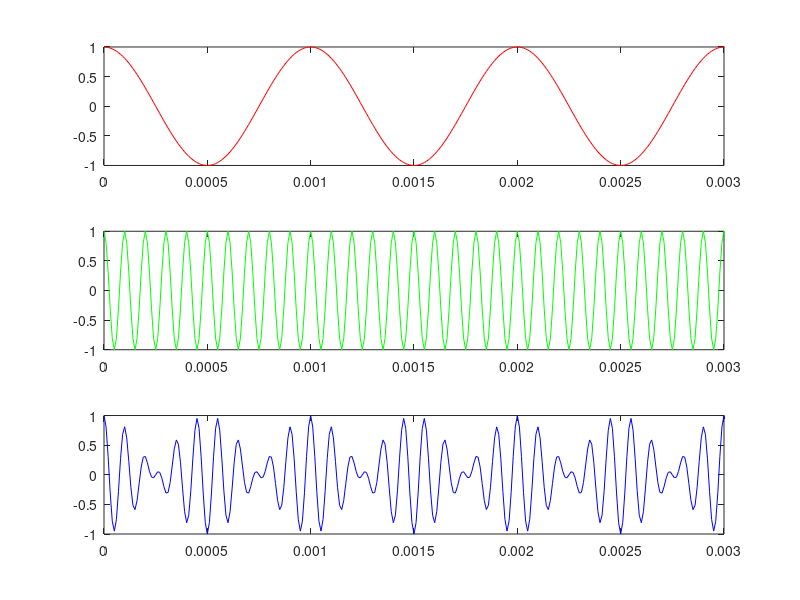
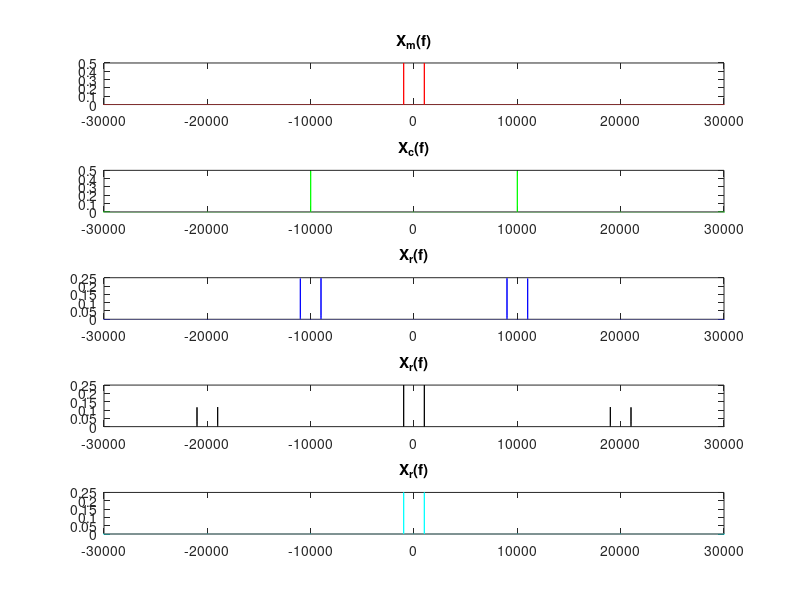

Here is the MATLAB script that generated these plots, in order:
pkg load signal;
close all;
clc;
clear all;

Am_t = 1;
Ac_t = 1;

fm = 1e3;
fc = 10e3;

fs = 10*fc
Ts = 1/fs;
T = 1/fm;

t_final = 2

t = [0:Ts:t_final];

passo_f = 1/t_final;
f = [-fs/2:passo_f:fs/2];


xm_t = Am_t * cos(2*pi*fm*t);
xc_t = Ac_t * cos(2*pi*fc*t);

xr_t = xm_t .* xc_t;
rr_t = xr_t .* xc_t;


xm_f = fft(xm_t)/length(xm_t);
xm_f = fftshift(xm_f);
xc_f = fft(xc_t)/length(xc_t);
xc_f = fftshift(xc_f);
xr_f = fft(xr_t)/length(xr_t);
xr_f = fftshift(xr_f);

rr_f = fft(rr_t)/length(rr_t);
rr_f = fftshift(rr_f);


f_cut = 2000;
filtro_pb = [zeros(1, 96e3) ones(1,8001) zeros(1, 96e3)];

m_f_pb = rr_f .* filtro_pb;
m_t_pb = ifft(m_f_pb)/length(m_f_pb);



figure(1)
subplot(311)
plot(t,xm_t,"r")
xlim([0 3*T])

subplot(312)
plot(t,xc_t,"g")
xlim([0 3*T])

subplot(313)
plot(t,xr_t,"b")
xlim([0 3*T])

figure(2)
subplot(511);
plot(f,abs(xm_f),"r")
title("X_m(f)");
xlim([-3*fc 3*fc])

subplot(512);
plot(f,abs(xc_f),"g")
title("X_c(f)");
xlim([-3*fc 3*fc])

subplot(513);
plot(f,abs(xr_f),"b")
title("X_r(f)");
xlim([-3*fc 3*fc])

subplot(514);
plot(f,abs(rr_f),"k")
title("X_r(f)");
xlim([-3*fc 3*fc])

subplot(515);
plot(f,abs(m_f_pb),"c")
title("X_r(f)");
xlim([-3*fc 3*fc])
